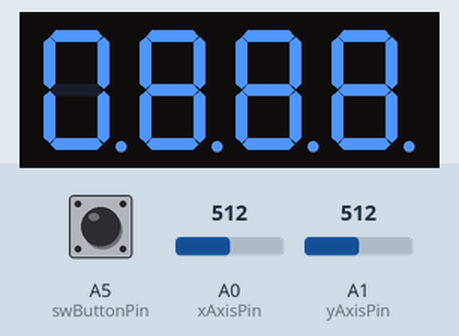
Bench run of a sketch on a simulated Arduino Uno, built with avr-gcc and run on an emulated ATmega328P. Shown: 4-digit seven-segment display. Wiring (inferred from the names in the program): 4-digit 7-segment display, segments lit when LOW: segments pin 2, pin 3, pin 5, pin 6, pin 8, pin 7, pin 4, pin 9; digit selects pin 10, pin 11, pin 12, pin 13. The test bench sets the inputs (shaded band); at power-on: A5 (swButtonPin) HIGH, A1 (yAxisPin) = 512, A0 (xAxisPin) = 512. The segment pins are drawn as the display they are named for.

Above: at 1.2 s.
1.3 s: A5 (swButtonPin) pulled LOW for 0.15 s
2.9 s: A1 (yAxisPin) set to 690
4.4 s: A1 (yAxisPin) set to 708
At 4.9 s:
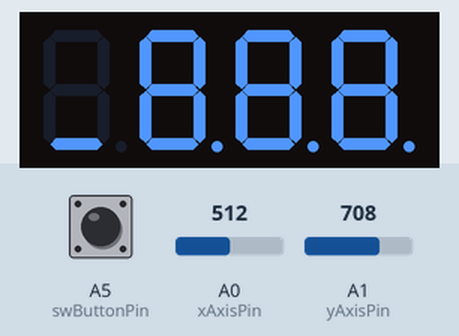
Timing chart, 0 to 7.4 s (numbered marks = the images above; inputs shaded):
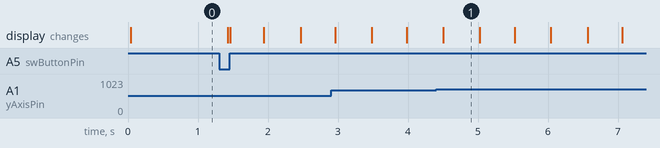

Measured:
- the behaviour switches between 700 and 701 on A1 (yAxisPin) (found by bisection; images 0 and 1)
- after the input at 4.4 s, the display: changes after 0.10 s (image 1)

The sketch:

joyStick-4Digits.ino
```cpp
const int pinA = 9;
const int pinB = 2;
const int pinC = 3;
const int pinD = 5;
const int pinE = 6;
const int pinF = 8;
const int pinG = 7;
const int pinDP = 4;
const int pinD1 = 10;
const int pinD2 = 11;
const int pinD3 = 12;
const int pinD4 = 13;

const int xAxisPin = A0;
const int yAxisPin = A1;
const int swButtonPin = A5;

const int segSize = 8;
const int noOfDisplays = 4;
const int noOfDigits = 10;

// segments array, similar to before
const int segments[segSize] = {
  pinA, pinB, pinC, pinD, pinE, pinF, pinG, pinDP
};
// digits array, to switch between them easily
const int displays[noOfDisplays] = {
  pinD1, pinD2, pinD3, pinD4
};

const byte digitMatrix[noOfDigits + 1][segSize - 1] = {
  // a  b  c  d  e  f  g
  {1, 1, 1, 1, 1, 1, 0}, // 0
  {0, 1, 1, 0, 0, 0, 0}, // 1
  {1, 1, 0, 1, 1, 0, 1}, // 2
  {1, 1, 1, 1, 0, 0, 1}, // 3
  {0, 1, 1, 0, 0, 1, 1}, // 4
  {1, 0, 1, 1, 0, 1, 1}, // 5
  {1, 0, 1, 1, 1, 1, 1}, // 6
  {1, 1, 1, 0, 0, 0, 0}, // 7
  {1, 1, 1, 1, 1, 1, 1}, // 8
  {1, 1, 1, 1, 0, 1, 1},  // 9
  {0, 0, 0, 0, 0, 0, 0} // pt -1
};

int actualNumbers[] = { -1, -1, -1, -1};
int pointingDigit[] = {1, 0, 0, 0};
int pointingDigit2[] = {1, 0, 0, 0};

bool joyXMoved = false;
bool joyYMoved = false;
bool buttonPressed = false;

bool lockedOnDigit = false;
bool lockedOnValue = false;

int minTreshold = 300; // min value at the default joystick state
int maxTreshold = 700; // max value at the default joystick state

int xValue = 0;
int yValue = 0;
int buttonState = 1;
int lastButtonState = HIGH;
int reading = 0; //for button

int currentDigit = 0;
int lastDigit = 0;

unsigned long lastDebounceTime = 0;
unsigned long debounceDelay = 50;

unsigned blinkingInterval = 500;
unsigned currentBlinking = 0;
unsigned lastBlinking = 0;
unsigned secondBlinkingInterval = 200;


// activate the display no. received as param
void activateDisplay(int& num) {

  for (int k = 0; k < noOfDisplays; k++) {
    digitalWrite(displays[k], HIGH);
  }
  digitalWrite(displays[num], LOW);

}

void displayValue(int value, const byte decimalPoint) {
  if (value >= 0 && value < 11)
    for (int i = 0; i < segSize - 1; i++)
      digitalWrite(segments[i], digitMatrix[value][i]);
  else
    for (int i = 0; i < segSize - 1; i++)
      digitalWrite(segments[i], digitMatrix[10][i]);

  // write the decimalPoint to DP pin
  digitalWrite(segments[segSize - 1], decimalPoint);
  delay(5);
}


void showDisplay(int dpValues[]) {
  for (int j = 0; j < noOfDisplays; j++) {
    activateDisplay(j);
    displayValue(actualNumbers[j], dpValues[j]);
  }
}


void setup() {
  for (int i = 0; i < segSize; i++)
    pinMode(segments[i], OUTPUT);
  for (int i = 0; i < noOfDisplays; i++)
    pinMode(displays[i], OUTPUT);

  pinMode(xAxisPin, INPUT);
  pinMode(yAxisPin, INPUT);
  pinMode(swButtonPin, INPUT_PULLUP);
  Serial.begin(9600);
}

void loop() {

  xValue = analogRead(xAxisPin);
  yValue = analogRead(yAxisPin);
  reading = digitalRead(swButtonPin);
  //  Serial.println(xValue);

  if (reading != lastButtonState)
    lastDebounceTime = millis();

  if (millis() - lastDebounceTime > debounceDelay) {

    if (reading != buttonState)
      buttonState = reading;

    if (buttonState == LOW) {
      if (lockedOnDigit == false) {
        lockedOnDigit = true;
        for (int i = 0; i < noOfDisplays; i++)
          pointingDigit2[i] = pointingDigit[i];
      }
      else if (lockedOnValue == false) {
        lockedOnValue = true;
        for (int i = 0; i < noOfDisplays; i++)
          pointingDigit2[i] = 0;
        //        for (int i = 0; i < noOfDisplays; i++)
        //          pointingDigit2[i] = pointingDigit[i];
      }
      else
      {
        // reset all locking
        lockedOnDigit = false;
        lockedOnValue = false;
        for (int i = 0; i < noOfDisplays; i++)
          pointingDigit2[i] = pointingDigit[i];
      }
    }
  }
  lastButtonState = reading;

  if (lockedOnDigit == false) {
    if (xValue > maxTreshold && joyXMoved == false) {
      pointingDigit[currentDigit] = 0;
      currentDigit = (currentDigit + 1) % 4;
      pointingDigit[currentDigit] = 1;
      joyXMoved = true;
    }
    if (xValue < minTreshold && joyXMoved == false) {
      pointingDigit[currentDigit] = 0;
      currentDigit = (currentDigit - 1 + 4) % 4;
      pointingDigit[currentDigit] = 1;
      joyXMoved = true;
    }
    if (xValue > minTreshold && xValue < maxTreshold) {
      joyXMoved = false;
    }
    showDisplay(pointingDigit);
  }

  if (lockedOnValue == false && lockedOnDigit == true) {
    currentBlinking = millis();
    if (currentBlinking - lastBlinking > blinkingInterval) {
      pointingDigit2[currentDigit] = 1 - pointingDigit2[currentDigit];
      lastBlinking = currentBlinking;
    }
    showDisplay(pointingDigit2);

    if (yValue > maxTreshold && joyYMoved == false) {
      if (actualNumbers[currentDigit] == -1)
        actualNumbers[currentDigit] = 9;
      else
        actualNumbers[currentDigit] = (actualNumbers[currentDigit] - 1 + 10) % 10;
      joyYMoved = true;
    }
    if (yValue < minTreshold && joyYMoved == false) {
      actualNumbers[currentDigit] = (actualNumbers[currentDigit] + 1) % 10;
      joyYMoved = true;
    }
    if (yValue > minTreshold && yValue < maxTreshold) {
      joyYMoved = false;
    }
  }
  if (lockedOnValue == true && lockedOnDigit == true) {
    showDisplay(pointingDigit2);
  }
}
```
